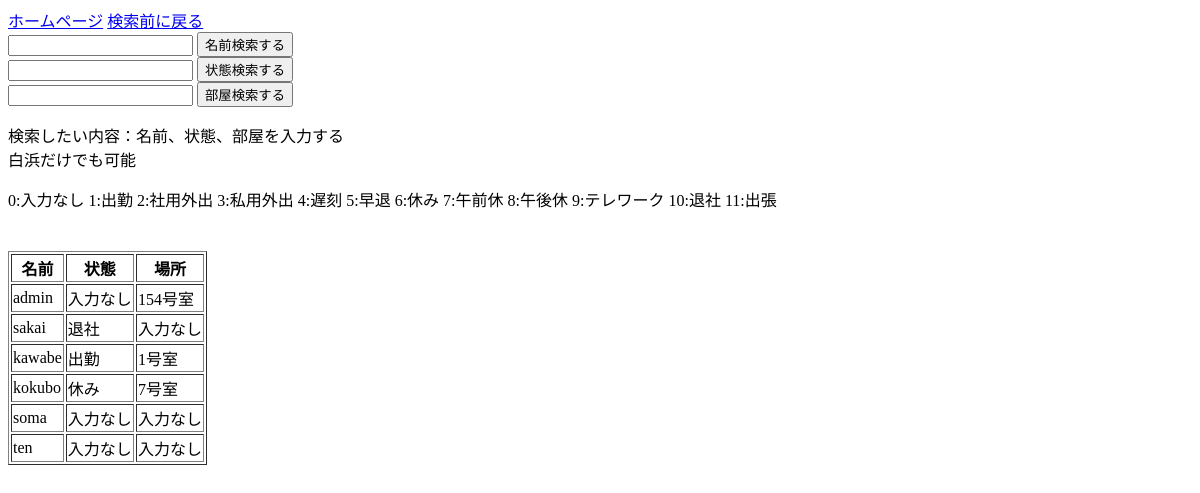
Page /accounts/rooms/ on the earlier database version.
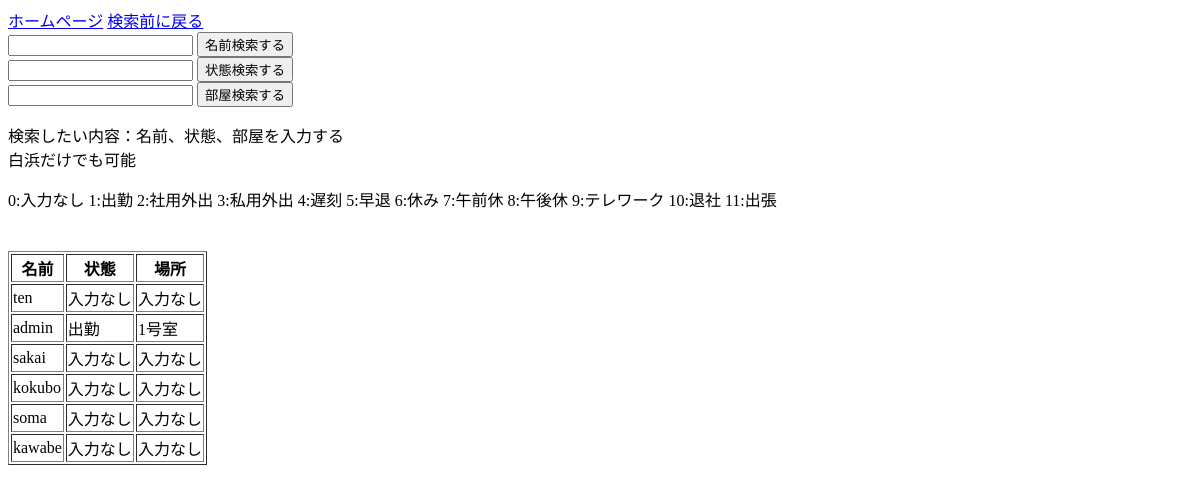
Same page on the later database version.
### accounts/models.py (models this page shows)
class EmployeeState(models.Model):
    userID = models.CharField(max_length=100, null=False, blank=True, primary_key=True)
    EMPstate = models.CharField(max_length=100, null=True, blank=True)
    RoomID = models.CharField(max_length=100, null=True, blank=True)
    regist_date = models.DateTimeField(default=timezone.now)

### accounts/views.py (the view)
# urls.py: path('rooms/',views.RoomsView.as_view(), name='rooms'),
class RoomsView(ListView, LoginRequiredMixin):
    model = EmployeeState
    def get_queryset(self):
        if 'name' in self.request.GET:
            q_word = self.request.GET.get('name')
            object_list = EmployeeState.objects.filter( Q(userID__icontains=q_word) )
        elif 'state' in self.request.GET:
            q_word = self.request.GET.get('state')
            object_list = EmployeeState.objects.filter( Q(EMPstate__iexact=q_word) )
        elif 'room' in self.request.GET:
            q_word = self.request.GET.get('room')
            object_list = EmployeeState.objects.filter( Q(RoomID__iexact=q_word) )
        else:
            object_list = EmployeeState.objects.all()
        return object_list

### accounts/templates/accounts/employeestate_list.html (shortened to what this page needs)
<!DOCTYPE html>
<html>
<head>
</head>
<body>
<a href="{% url 'index2' %}">ホームページ</a>
<a href="{% url 'rooms' %}">検索前に戻る</a>
<form action="" method="get">
    <input name="name" value="{{ request.GET.name }}" type="text">
    <button type="submit">名前検索する</button>
</form>
<form action="" method="get">
    <input name="state" value="{{ request.GET.state }}" type="text">
    <button type="submit">状態検索する</button>
</form>
<form action="" method="get">
    <input name="room" value="{{ request.GET.room }}" type="text">
    <button type="submit">部屋検索する</button>
</form>
    <p>検索したい内容：名前、状態、部屋を入力する<br>白浜だけでも可能</p>
    <p>0:入力なし 1:出勤 2:社用外出 3:私用外出 4:遅刻 5:早退 6:休み 7:午前休 8:午後休 9:テレワーク 10:退社 11:出張</p>
  <div class =Disp>
     <table border="1">
        <tr>
            <th>名前</th>
            <th>状態</th>
            <th>場所</th>
        </tr>
        {% for EmployeeState in　object_list%}
        <tr>
            <td>{{ EmployeeState.userID }}</td>
            {% if EmployeeState.EMPstate == "0" %}<td>入力なし</td>{% endif %}
            {% if EmployeeState.EMPstate == "1" %}<td>出勤</td>{% endif %}
            {% if EmployeeState.EMPstate == "6" %}<td>休み</td>{% endif %}
            {% if EmployeeState.EMPstate == "10" %}<td>退社</td>{% endif %}
            {% if EmployeeState.RoomID == "0" %}<td>入力なし</td>
            {% else %}<td>{{ EmployeeState.RoomID }}号室</td>{% endif %}
        </tr>
        {% endfor %}
      </table>
    </div>
</body>
</html>

Differences in the rows shown:
changed EmployeeState "ten": moves up the list
changed EmployeeState "admin": RoomID "154" → "1"; EMPstate "入力なし" → "出勤"
changed EmployeeState "sakai": EMPstate "退社" → "入力なし"
changed EmployeeState "kokubo": RoomID "7" → (not shown); EMPstate "休み" → "入力なし"; RoomID "号室" → "入力なし"
changed EmployeeState "kawabe": RoomID "1" → (not shown); EMPstate "出勤" → "入力なし"; RoomID "号室" → "入力なし"; moves down the list
